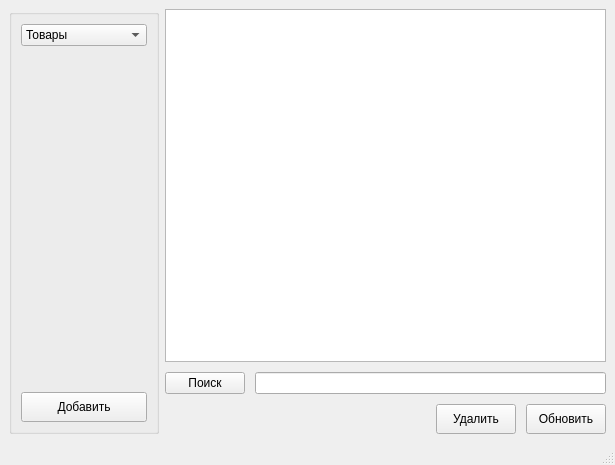
<?xml version="1.0" encoding="UTF-8"?>
<ui version="4.0">
 <class>MainWindow</class>
 <widget class="QMainWindow" name="MainWindow">
  <property name="geometry">
   <rect>
    <x>0</x>
    <y>0</y>
    <width>615</width>
    <height>465</height>
   </rect>
  </property>
  <property name="minimumSize">
   <size>
    <width>450</width>
    <height>350</height>
   </size>
  </property>
  <property name="maximumSize">
   <size>
    <width>1000</width>
    <height>16777215</height>
   </size>
  </property>
  <property name="baseSize">
   <size>
    <width>700</width>
    <height>450</height>
   </size>
  </property>
  <property name="windowTitle">
   <string>MainWindow</string>
  </property>
  <widget class="QWidget" name="centralwidget">
   <layout class="QGridLayout" name="gridLayout">
    <item row="0" column="1">
     <layout class="QHBoxLayout" name="horizontalLayout_2">
      <property name="spacing">
       <number>5</number>
      </property>
      <item>
       <layout class="QVBoxLayout" name="verticalLayout">
        <property name="spacing">
         <number>10</number>
        </property>
        <item>
         <widget class="QTableView" name="tableView"/>
        </item>
        <item>
         <layout class="QHBoxLayout" name="horizontalLayout_3">
          <item>
           <widget class="QPushButton" name="btnSearch">
            <property name="text">
             <string>Поиск</string>
            </property>
           </widget>
          </item>
          <item>
           <widget class="QLineEdit" name="lineSearch"/>
          </item>
         </layout>
        </item>
        <item>
         <layout class="QHBoxLayout" name="horizontalLayout">
          <item>
           <spacer name="horizontalSpacer">
            <property name="orientation">
             <enum>Qt::Horizontal</enum>
            </property>
            <property name="sizeHint" stdset="0">
             <size>
              <width>40</width>
              <height>20</height>
             </size>
            </property>
           </spacer>
          </item>
          <item>
           <widget class="QPushButton" name="delMain">
            <property name="sizePolicy">
             <sizepolicy hsizetype="Preferred" vsizetype="Fixed">
              <horstretch>0</horstretch>
              <verstretch>0</verstretch>
             </sizepolicy>
            </property>
            <property name="minimumSize">
             <size>
              <width>0</width>
              <height>30</height>
             </size>
            </property>
            <property name="text">
             <string>Удалить</string>
            </property>
           </widget>
          </item>
          <item>
           <widget class="QPushButton" name="refreshMain">
            <property name="sizePolicy">
             <sizepolicy hsizetype="Preferred" vsizetype="Fixed">
              <horstretch>0</horstretch>
              <verstretch>0</verstretch>
             </sizepolicy>
            </property>
            <property name="minimumSize">
             <size>
              <width>0</width>
              <height>30</height>
             </size>
            </property>
            <property name="text">
             <string>Обновить</string>
            </property>
           </widget>
          </item>
         </layout>
        </item>
       </layout>
      </item>
     </layout>
    </item>
    <item row="0" column="0">
     <widget class="QGroupBox" name="groupBox">
      <property name="minimumSize">
       <size>
        <width>150</width>
        <height>0</height>
       </size>
      </property>
      <property name="title">
       <string/>
      </property>
      <layout class="QGridLayout" name="gridLayout_2">
       <item row="0" column="0">
        <widget class="QComboBox" name="select_table">
         <property name="minimumSize">
          <size>
           <width>125</width>
           <height>0</height>
          </size>
         </property>
         <item>
          <property name="text">
           <string>Товары</string>
          </property>
         </item>
         <item>
          <property name="text">
           <string>Продажи</string>
          </property>
         </item>
         <item>
          <property name="text">
           <string>Клиенты</string>
          </property>
         </item>
        </widget>
       </item>
       <item row="1" column="0">
        <spacer name="verticalSpacer">
         <property name="orientation">
          <enum>Qt::Vertical</enum>
         </property>
         <property name="sizeHint" stdset="0">
          <size>
           <width>20</width>
           <height>40</height>
          </size>
         </property>
        </spacer>
       </item>
       <item row="2" column="0">
        <widget class="QPushButton" name="editMain">
         <property name="minimumSize">
          <size>
           <width>125</width>
           <height>30</height>
          </size>
         </property>
         <property name="text">
          <string>Добавить</string>
         </property>
        </widget>
       </item>
      </layout>
     </widget>
    </item>
   </layout>
  </widget>
  <widget class="QStatusBar" name="statusbar"/>
 </widget>
 <resources/>
 <connections/>
</ui>
